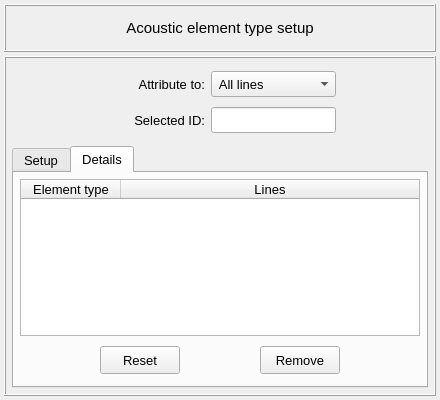
<?xml version="1.0" encoding="UTF-8"?>
<ui version="4.0">
 <class>Dialog</class>
 <widget class="QDialog" name="Dialog">
  <property name="geometry">
   <rect>
    <x>0</x>
    <y>0</y>
    <width>440</width>
    <height>400</height>
   </rect>
  </property>
  <property name="minimumSize">
   <size>
    <width>440</width>
    <height>400</height>
   </size>
  </property>
  <property name="maximumSize">
   <size>
    <width>440</width>
    <height>400</height>
   </size>
  </property>
  <property name="windowTitle">
   <string>Dialog</string>
  </property>
  <layout class="QGridLayout" name="gridLayout">
   <property name="leftMargin">
    <number>4</number>
   </property>
   <property name="topMargin">
    <number>4</number>
   </property>
   <property name="rightMargin">
    <number>4</number>
   </property>
   <property name="bottomMargin">
    <number>4</number>
   </property>
   <property name="spacing">
    <number>4</number>
   </property>
   <item row="0" column="0">
    <widget class="QFrame" name="frame_title">
     <property name="minimumSize">
      <size>
       <width>0</width>
       <height>48</height>
      </size>
     </property>
     <property name="maximumSize">
      <size>
       <width>16777215</width>
       <height>48</height>
      </size>
     </property>
     <property name="frameShape">
      <enum>QFrame::Box</enum>
     </property>
     <property name="frameShadow">
      <enum>QFrame::Raised</enum>
     </property>
     <layout class="QGridLayout" name="gridLayout_3">
      <property name="leftMargin">
       <number>0</number>
      </property>
      <property name="topMargin">
       <number>0</number>
      </property>
      <property name="rightMargin">
       <number>0</number>
      </property>
      <property name="bottomMargin">
       <number>0</number>
      </property>
      <property name="spacing">
       <number>0</number>
      </property>
      <item row="0" column="0">
       <widget class="QLabel" name="label_title">
        <property name="font">
         <font>
          <pointsize>11</pointsize>
         </font>
        </property>
        <property name="text">
         <string>Acoustic element type setup</string>
        </property>
        <property name="alignment">
         <set>Qt::AlignCenter</set>
        </property>
       </widget>
      </item>
     </layout>
    </widget>
   </item>
   <item row="1" column="0">
    <widget class="QFrame" name="frame_main">
     <property name="frameShape">
      <enum>QFrame::Box</enum>
     </property>
     <property name="frameShadow">
      <enum>QFrame::Raised</enum>
     </property>
     <layout class="QGridLayout" name="gridLayout_4">
      <property name="leftMargin">
       <number>6</number>
      </property>
      <property name="topMargin">
       <number>6</number>
      </property>
      <property name="rightMargin">
       <number>6</number>
      </property>
      <property name="bottomMargin">
       <number>6</number>
      </property>
      <item row="0" column="0">
       <widget class="QFrame" name="frame_selection">
        <property name="minimumSize">
         <size>
          <width>0</width>
          <height>76</height>
         </size>
        </property>
        <property name="frameShape">
         <enum>QFrame::NoFrame</enum>
        </property>
        <property name="frameShadow">
         <enum>QFrame::Raised</enum>
        </property>
        <layout class="QGridLayout" name="gridLayout_6">
         <property name="leftMargin">
          <number>4</number>
         </property>
         <property name="topMargin">
          <number>4</number>
         </property>
         <property name="rightMargin">
          <number>4</number>
         </property>
         <property name="bottomMargin">
          <number>4</number>
         </property>
         <property name="verticalSpacing">
          <number>7</number>
         </property>
         <item row="1" column="0">
          <spacer name="horizontalSpacer_2">
           <property name="orientation">
            <enum>Qt::Horizontal</enum>
           </property>
           <property name="sizeHint" stdset="0">
            <size>
             <width>40</width>
             <height>20</height>
            </size>
           </property>
          </spacer>
         </item>
         <item row="1" column="2">
          <widget class="QLineEdit" name="lineEdit_selected_id">
           <property name="enabled">
            <bool>true</bool>
           </property>
           <property name="minimumSize">
            <size>
             <width>0</width>
             <height>26</height>
            </size>
           </property>
           <property name="maximumSize">
            <size>
             <width>240</width>
             <height>26</height>
            </size>
           </property>
           <property name="font">
            <font>
             <pointsize>10</pointsize>
            </font>
           </property>
           <property name="focusPolicy">
            <enum>Qt::ClickFocus</enum>
           </property>
           <property name="styleSheet">
            <string notr="true"/>
           </property>
           <property name="text">
            <string/>
           </property>
           <property name="alignment">
            <set>Qt::AlignCenter</set>
           </property>
          </widget>
         </item>
         <item row="1" column="1">
          <widget class="QLabel" name="label_selected_id">
           <property name="minimumSize">
            <size>
             <width>100</width>
             <height>26</height>
            </size>
           </property>
           <property name="maximumSize">
            <size>
             <width>100</width>
             <height>26</height>
            </size>
           </property>
           <property name="font">
            <font>
             <pointsize>10</pointsize>
            </font>
           </property>
           <property name="text">
            <string>Selected ID:</string>
           </property>
           <property name="alignment">
            <set>Qt::AlignRight|Qt::AlignTrailing|Qt::AlignVCenter</set>
           </property>
          </widget>
         </item>
         <item row="0" column="1">
          <widget class="QLabel" name="label_attribute_to">
           <property name="minimumSize">
            <size>
             <width>100</width>
             <height>26</height>
            </size>
           </property>
           <property name="maximumSize">
            <size>
             <width>100</width>
             <height>26</height>
            </size>
           </property>
           <property name="font">
            <font>
             <pointsize>10</pointsize>
            </font>
           </property>
           <property name="text">
            <string>Attribute to:</string>
           </property>
           <property name="alignment">
            <set>Qt::AlignRight|Qt::AlignTrailing|Qt::AlignVCenter</set>
           </property>
          </widget>
         </item>
         <item row="0" column="2">
          <widget class="QComboBox" name="comboBox_selection">
           <property name="minimumSize">
            <size>
             <width>0</width>
             <height>26</height>
            </size>
           </property>
           <property name="maximumSize">
            <size>
             <width>16777215</width>
             <height>26</height>
            </size>
           </property>
           <property name="font">
            <font>
             <pointsize>10</pointsize>
            </font>
           </property>
           <item>
            <property name="text">
             <string> All lines</string>
            </property>
           </item>
           <item>
            <property name="text">
             <string> Selected lines</string>
            </property>
           </item>
          </widget>
         </item>
         <item row="1" column="4">
          <spacer name="horizontalSpacer_3">
           <property name="orientation">
            <enum>Qt::Horizontal</enum>
           </property>
           <property name="sizeHint" stdset="0">
            <size>
             <width>40</width>
             <height>20</height>
            </size>
           </property>
          </spacer>
         </item>
        </layout>
       </widget>
      </item>
      <item row="1" column="0">
       <widget class="QTabWidget" name="tabWidget_main">
        <property name="minimumSize">
         <size>
          <width>0</width>
          <height>0</height>
         </size>
        </property>
        <property name="maximumSize">
         <size>
          <width>16777215</width>
          <height>10000000</height>
         </size>
        </property>
        <property name="font">
         <font>
          <pointsize>10</pointsize>
         </font>
        </property>
        <property name="currentIndex">
         <number>1</number>
        </property>
        <widget class="QWidget" name="tab_setup">
         <attribute name="title">
          <string>Setup</string>
         </attribute>
         <layout class="QGridLayout" name="gridLayout_5">
          <property name="leftMargin">
           <number>4</number>
          </property>
          <property name="topMargin">
           <number>4</number>
          </property>
          <property name="rightMargin">
           <number>4</number>
          </property>
          <property name="bottomMargin">
           <number>4</number>
          </property>
          <item row="0" column="0">
           <widget class="QFrame" name="frame_setup">
            <property name="frameShape">
             <enum>QFrame::NoFrame</enum>
            </property>
            <property name="frameShadow">
             <enum>QFrame::Raised</enum>
            </property>
            <layout class="QGridLayout" name="gridLayout_9">
             <property name="leftMargin">
              <number>0</number>
             </property>
             <property name="topMargin">
              <number>0</number>
             </property>
             <property name="rightMargin">
              <number>0</number>
             </property>
             <property name="bottomMargin">
              <number>0</number>
             </property>
             <property name="horizontalSpacing">
              <number>6</number>
             </property>
             <property name="verticalSpacing">
              <number>4</number>
             </property>
             <item row="1" column="2">
              <widget class="QLineEdit" name="lineEdit_proportional_damping">
               <property name="minimumSize">
                <size>
                 <width>160</width>
                 <height>26</height>
                </size>
               </property>
               <property name="maximumSize">
                <size>
                 <width>160</width>
                 <height>26</height>
                </size>
               </property>
               <property name="font">
                <font>
                 <pointsize>10</pointsize>
                </font>
               </property>
               <property name="styleSheet">
                <string notr="true"/>
               </property>
               <property name="alignment">
                <set>Qt::AlignCenter</set>
               </property>
              </widget>
             </item>
             <item row="0" column="1">
              <widget class="QLabel" name="label_element_type">
               <property name="minimumSize">
                <size>
                 <width>150</width>
                 <height>26</height>
                </size>
               </property>
               <property name="maximumSize">
                <size>
                 <width>150</width>
                 <height>26</height>
                </size>
               </property>
               <property name="font">
                <font>
                 <pointsize>10</pointsize>
                </font>
               </property>
               <property name="text">
                <string>Element type:</string>
               </property>
               <property name="alignment">
                <set>Qt::AlignRight|Qt::AlignTrailing|Qt::AlignVCenter</set>
               </property>
              </widget>
             </item>
             <item row="1" column="1">
              <widget class="QLabel" name="label_proportional_damping">
               <property name="minimumSize">
                <size>
                 <width>150</width>
                 <height>26</height>
                </size>
               </property>
               <property name="maximumSize">
                <size>
                 <width>150</width>
                 <height>26</height>
                </size>
               </property>
               <property name="font">
                <font>
                 <pointsize>10</pointsize>
                </font>
               </property>
               <property name="text">
                <string>Proportional damping:</string>
               </property>
               <property name="alignment">
                <set>Qt::AlignRight|Qt::AlignTrailing|Qt::AlignVCenter</set>
               </property>
              </widget>
             </item>
             <item row="2" column="2" colspan="2">
              <widget class="QLineEdit" name="lineEdit_vol_flow">
               <property name="enabled">
                <bool>false</bool>
               </property>
               <property name="sizePolicy">
                <sizepolicy hsizetype="Fixed" vsizetype="Fixed">
                 <horstretch>0</horstretch>
                 <verstretch>0</verstretch>
                </sizepolicy>
               </property>
               <property name="minimumSize">
                <size>
                 <width>160</width>
                 <height>26</height>
                </size>
               </property>
               <property name="maximumSize">
                <size>
                 <width>160</width>
                 <height>26</height>
                </size>
               </property>
               <property name="palette">
                <palette>
                 <active>
                  <colorrole role="WindowText">
                   <brush brushstyle="SolidPattern">
                    <color alpha="255">
                     <red>0</red>
                     <green>0</green>
                     <blue>0</blue>
                    </color>
                   </brush>
                  </colorrole>
                  <colorrole role="Button">
                   <brush brushstyle="SolidPattern">
                    <color alpha="255">
                     <red>250</red>
                     <green>250</green>
                     <blue>250</blue>
                    </color>
                   </brush>
                  </colorrole>
                  <colorrole role="Text">
                   <brush brushstyle="SolidPattern">
                    <color alpha="255">
                     <red>0</red>
                     <green>0</green>
                     <blue>0</blue>
                    </color>
                   </brush>
                  </colorrole>
                  <colorrole role="ButtonText">
                   <brush brushstyle="SolidPattern">
                    <color alpha="255">
                     <red>0</red>
                     <green>0</green>
                     <blue>0</blue>
                    </color>
                   </brush>
                  </colorrole>
                  <colorrole role="Base">
                   <brush brushstyle="SolidPattern">
                    <color alpha="255">
                     <red>250</red>
                     <green>250</green>
                     <blue>250</blue>
                    </color>
                   </brush>
                  </colorrole>
                  <colorrole role="Window">
                   <brush brushstyle="SolidPattern">
                    <color alpha="255">
                     <red>250</red>
                     <green>250</green>
                     <blue>250</blue>
                    </color>
                   </brush>
                  </colorrole>
                 </active>
                 <inactive>
                  <colorrole role="WindowText">
                   <brush brushstyle="SolidPattern">
                    <color alpha="255">
                     <red>0</red>
                     <green>0</green>
                     <blue>0</blue>
                    </color>
                   </brush>
                  </colorrole>
                  <colorrole role="Button">
                   <brush brushstyle="SolidPattern">
                    <color alpha="255">
                     <red>250</red>
                     <green>250</green>
                     <blue>250</blue>
                    </color>
                   </brush>
                  </colorrole>
                  <colorrole role="Text">
                   <brush brushstyle="SolidPattern">
                    <color alpha="255">
                     <red>0</red>
                     <green>0</green>
                     <blue>0</blue>
                    </color>
                   </brush>
                  </colorrole>
                  <colorrole role="ButtonText">
                   <brush brushstyle="SolidPattern">
                    <color alpha="255">
                     <red>0</red>
                     <green>0</green>
                     <blue>0</blue>
                    </color>
                   </brush>
                  </colorrole>
                  <colorrole role="Base">
                   <brush brushstyle="SolidPattern">
                    <color alpha="255">
                     <red>250</red>
                     <green>250</green>
                     <blue>250</blue>
                    </color>
                   </brush>
                  </colorrole>
                  <colorrole role="Window">
                   <brush brushstyle="SolidPattern">
                    <color alpha="255">
                     <red>250</red>
                     <green>250</green>
                     <blue>250</blue>
                    </color>
                   </brush>
                  </colorrole>
                 </inactive>
                 <disabled>
                  <colorrole role="WindowText">
                   <brush brushstyle="SolidPattern">
                    <color alpha="255">
                     <red>100</red>
                     <green>100</green>
                     <blue>100</blue>
                    </color>
                   </brush>
                  </colorrole>
                  <colorrole role="Button">
                   <brush brushstyle="SolidPattern">
                    <color alpha="0">
                     <red>240</red>
                     <green>240</green>
                     <blue>240</blue>
                    </color>
                   </brush>
                  </colorrole>
                  <colorrole role="Text">
                   <brush brushstyle="SolidPattern">
                    <color alpha="255">
                     <red>100</red>
                     <green>100</green>
                     <blue>100</blue>
                    </color>
                   </brush>
                  </colorrole>
                  <colorrole role="ButtonText">
                   <brush brushstyle="SolidPattern">
                    <color alpha="255">
                     <red>100</red>
                     <green>100</green>
                     <blue>100</blue>
                    </color>
                   </brush>
                  </colorrole>
                  <colorrole role="Base">
                   <brush brushstyle="SolidPattern">
                    <color alpha="0">
                     <red>240</red>
                     <green>240</green>
                     <blue>240</blue>
                    </color>
                   </brush>
                  </colorrole>
                  <colorrole role="Window">
                   <brush brushstyle="SolidPattern">
                    <color alpha="0">
                     <red>240</red>
                     <green>240</green>
                     <blue>240</blue>
                    </color>
                   </brush>
                  </colorrole>
                 </disabled>
                </palette>
               </property>
               <property name="font">
                <font>
                 <pointsize>10</pointsize>
                </font>
               </property>
               <property name="styleSheet">
                <string notr="true"/>
               </property>
               <property name="text">
                <string/>
               </property>
               <property name="alignment">
                <set>Qt::AlignCenter</set>
               </property>
              </widget>
             </item>
             <item row="2" column="4">
              <widget class="QLabel" name="label_volume_rate_unit">
               <property name="enabled">
                <bool>false</bool>
               </property>
               <property name="sizePolicy">
                <sizepolicy hsizetype="Preferred" vsizetype="Preferred">
                 <horstretch>0</horstretch>
                 <verstretch>0</verstretch>
                </sizepolicy>
               </property>
               <property name="minimumSize">
                <size>
                 <width>45</width>
                 <height>26</height>
                </size>
               </property>
               <property name="maximumSize">
                <size>
                 <width>45</width>
                 <height>26</height>
                </size>
               </property>
               <property name="font">
                <font>
                 <pointsize>10</pointsize>
                </font>
               </property>
               <property name="text">
                <string>[m³/s]</string>
               </property>
               <property name="alignment">
                <set>Qt::AlignLeading|Qt::AlignLeft|Qt::AlignVCenter</set>
               </property>
              </widget>
             </item>
             <item row="2" column="0">
              <spacer name="horizontalSpacer_4">
               <property name="orientation">
                <enum>Qt::Horizontal</enum>
               </property>
               <property name="sizeHint" stdset="0">
                <size>
                 <width>40</width>
                 <height>20</height>
                </size>
               </property>
              </spacer>
             </item>
             <item row="2" column="6">
              <spacer name="horizontalSpacer_5">
               <property name="orientation">
                <enum>Qt::Horizontal</enum>
               </property>
               <property name="sizeHint" stdset="0">
                <size>
                 <width>40</width>
                 <height>20</height>
                </size>
               </property>
              </spacer>
             </item>
             <item row="0" column="2" colspan="2">
              <widget class="QComboBox" name="comboBox_element_type">
               <property name="minimumSize">
                <size>
                 <width>160</width>
                 <height>26</height>
                </size>
               </property>
               <property name="maximumSize">
                <size>
                 <width>160</width>
                 <height>26</height>
                </size>
               </property>
               <property name="font">
                <font>
                 <pointsize>10</pointsize>
                </font>
               </property>
               <property name="toolTip">
                <string>&lt;html&gt;&lt;head/&gt;&lt;body&gt;&lt;p align=&quot;justify&quot;&gt;Choose an element type&lt;/p&gt;&lt;/body&gt;&lt;/html&gt;</string>
               </property>
               <property name="layoutDirection">
                <enum>Qt::LeftToRight</enum>
               </property>
               <property name="autoFillBackground">
                <bool>false</bool>
               </property>
               <property name="styleSheet">
                <string notr="true"/>
               </property>
               <property name="currentText">
                <string>  Undamped</string>
               </property>
               <property name="currentIndex">
                <number>0</number>
               </property>
               <property name="maxCount">
                <number>500</number>
               </property>
               <property name="insertPolicy">
                <enum>QComboBox::InsertAtBottom</enum>
               </property>
               <property name="sizeAdjustPolicy">
                <enum>QComboBox::AdjustToMinimumContentsLength</enum>
               </property>
               <property name="duplicatesEnabled">
                <bool>false</bool>
               </property>
               <item>
                <property name="text">
                 <string>  Undamped</string>
                </property>
               </item>
               <item>
                <property name="text">
                 <string>  Proportional</string>
                </property>
               </item>
               <item>
                <property name="text">
                 <string>  Wide-duct</string>
                </property>
               </item>
               <item>
                <property name="text">
                 <string>  LRF fluid equivalent</string>
                </property>
               </item>
               <item>
                <property name="text">
                 <string>  LRF full</string>
                </property>
               </item>
              </widget>
             </item>
             <item row="2" column="1">
              <widget class="QFrame" name="frame_flow_effects">
               <property name="minimumSize">
                <size>
                 <width>150</width>
                 <height>26</height>
                </size>
               </property>
               <property name="maximumSize">
                <size>
                 <width>150</width>
                 <height>26</height>
                </size>
               </property>
               <property name="frameShape">
                <enum>QFrame::NoFrame</enum>
               </property>
               <property name="frameShadow">
                <enum>QFrame::Raised</enum>
               </property>
               <layout class="QGridLayout" name="gridLayout_7">
                <property name="leftMargin">
                 <number>0</number>
                </property>
                <property name="topMargin">
                 <number>0</number>
                </property>
                <property name="rightMargin">
                 <number>0</number>
                </property>
                <property name="bottomMargin">
                 <number>0</number>
                </property>
                <property name="spacing">
                 <number>0</number>
                </property>
                <item row="0" column="1">
                 <widget class="QCheckBox" name="checkBox_flow_effects">
                  <property name="minimumSize">
                   <size>
                    <width>20</width>
                    <height>26</height>
                   </size>
                  </property>
                  <property name="maximumSize">
                   <size>
                    <width>20</width>
                    <height>26</height>
                   </size>
                  </property>
                  <property name="font">
                   <font>
                    <pointsize>10</pointsize>
                   </font>
                  </property>
                  <property name="toolTip">
                   <string>&lt;html&gt;&lt;head/&gt;&lt;body&gt;&lt;p&gt;Activate flow effects&lt;/p&gt;&lt;/body&gt;&lt;/html&gt;</string>
                  </property>
                  <property name="text">
                   <string/>
                  </property>
                 </widget>
                </item>
                <item row="0" column="0">
                 <spacer name="horizontalSpacer">
                  <property name="orientation">
                   <enum>Qt::Horizontal</enum>
                  </property>
                  <property name="sizeHint" stdset="0">
                   <size>
                    <width>40</width>
                    <height>20</height>
                   </size>
                  </property>
                 </spacer>
                </item>
                <item row="0" column="2">
                 <widget class="QLabel" name="label_vol_flow">
                  <property name="font">
                   <font>
                    <pointsize>10</pointsize>
                   </font>
                  </property>
                  <property name="text">
                   <string>Volume flow rate:</string>
                  </property>
                 </widget>
                </item>
               </layout>
              </widget>
             </item>
            </layout>
           </widget>
          </item>
          <item row="1" column="0">
           <widget class="QFrame" name="frame_button">
            <property name="minimumSize">
             <size>
              <width>0</width>
              <height>48</height>
             </size>
            </property>
            <property name="maximumSize">
             <size>
              <width>16777215</width>
              <height>48</height>
             </size>
            </property>
            <property name="frameShape">
             <enum>QFrame::NoFrame</enum>
            </property>
            <property name="frameShadow">
             <enum>QFrame::Raised</enum>
            </property>
            <layout class="QGridLayout" name="gridLayout_2">
             <property name="leftMargin">
              <number>0</number>
             </property>
             <property name="topMargin">
              <number>0</number>
             </property>
             <property name="rightMargin">
              <number>0</number>
             </property>
             <property name="bottomMargin">
              <number>0</number>
             </property>
             <property name="spacing">
              <number>0</number>
             </property>
             <item row="0" column="1">
              <widget class="QPushButton" name="pushButton_attribute">
               <property name="minimumSize">
                <size>
                 <width>80</width>
                 <height>28</height>
                </size>
               </property>
               <property name="maximumSize">
                <size>
                 <width>80</width>
                 <height>28</height>
                </size>
               </property>
               <property name="font">
                <font>
                 <family>MS Shell Dlg 2</family>
                 <pointsize>10</pointsize>
                 <weight>50</weight>
                 <italic>false</italic>
                 <bold>false</bold>
                </font>
               </property>
               <property name="styleSheet">
                <string notr="true"/>
               </property>
               <property name="text">
                <string>Attribute</string>
               </property>
               <property name="autoDefault">
                <bool>false</bool>
               </property>
               <property name="default">
                <bool>true</bool>
               </property>
              </widget>
             </item>
             <item row="0" column="0">
              <widget class="QPushButton" name="pushButton_cancel">
               <property name="minimumSize">
                <size>
                 <width>80</width>
                 <height>28</height>
                </size>
               </property>
               <property name="maximumSize">
                <size>
                 <width>80</width>
                 <height>28</height>
                </size>
               </property>
               <property name="font">
                <font>
                 <family>MS Shell Dlg 2</family>
                 <pointsize>10</pointsize>
                 <weight>50</weight>
                 <italic>false</italic>
                 <bold>false</bold>
                </font>
               </property>
               <property name="styleSheet">
                <string notr="true"/>
               </property>
               <property name="text">
                <string>Cancel</string>
               </property>
               <property name="autoDefault">
                <bool>false</bool>
               </property>
              </widget>
             </item>
            </layout>
           </widget>
          </item>
         </layout>
        </widget>
        <widget class="QWidget" name="tab_details">
         <attribute name="title">
          <string>Details</string>
         </attribute>
         <layout class="QGridLayout" name="gridLayout_10">
          <property name="leftMargin">
           <number>6</number>
          </property>
          <property name="topMargin">
           <number>6</number>
          </property>
          <property name="rightMargin">
           <number>6</number>
          </property>
          <property name="bottomMargin">
           <number>6</number>
          </property>
          <property name="spacing">
           <number>4</number>
          </property>
          <item row="0" column="0">
           <widget class="QTreeWidget" name="treeWidget_element_type">
            <property name="minimumSize">
             <size>
              <width>0</width>
              <height>0</height>
             </size>
            </property>
            <property name="maximumSize">
             <size>
              <width>1000</width>
              <height>1000</height>
             </size>
            </property>
            <property name="font">
             <font>
              <family>MS Shell Dlg 2</family>
             </font>
            </property>
            <property name="alternatingRowColors">
             <bool>true</bool>
            </property>
            <property name="indentation">
             <number>0</number>
            </property>
            <column>
             <property name="text">
              <string>Element type</string>
             </property>
             <property name="textAlignment">
              <set>AlignCenter</set>
             </property>
            </column>
            <column>
             <property name="text">
              <string>Lines</string>
             </property>
             <property name="textAlignment">
              <set>AlignCenter</set>
             </property>
            </column>
           </widget>
          </item>
          <item row="1" column="0">
           <widget class="QFrame" name="frame">
            <property name="minimumSize">
             <size>
              <width>0</width>
              <height>40</height>
             </size>
            </property>
            <property name="maximumSize">
             <size>
              <width>16777215</width>
              <height>40</height>
             </size>
            </property>
            <property name="frameShape">
             <enum>QFrame::NoFrame</enum>
            </property>
            <property name="frameShadow">
             <enum>QFrame::Raised</enum>
            </property>
            <layout class="QGridLayout" name="gridLayout_8">
             <property name="leftMargin">
              <number>0</number>
             </property>
             <property name="topMargin">
              <number>0</number>
             </property>
             <property name="rightMargin">
              <number>0</number>
             </property>
             <property name="bottomMargin">
              <number>0</number>
             </property>
             <property name="spacing">
              <number>0</number>
             </property>
             <item row="0" column="0">
              <widget class="QPushButton" name="pushButton_reset">
               <property name="minimumSize">
                <size>
                 <width>80</width>
                 <height>28</height>
                </size>
               </property>
               <property name="maximumSize">
                <size>
                 <width>80</width>
                 <height>28</height>
                </size>
               </property>
               <property name="font">
                <font>
                 <pointsize>10</pointsize>
                </font>
               </property>
               <property name="styleSheet">
                <string notr="true"/>
               </property>
               <property name="text">
                <string>Reset</string>
               </property>
               <property name="autoDefault">
                <bool>false</bool>
               </property>
              </widget>
             </item>
             <item row="0" column="1">
              <widget class="QPushButton" name="pushButton_remove">
               <property name="minimumSize">
                <size>
                 <width>80</width>
                 <height>28</height>
                </size>
               </property>
               <property name="maximumSize">
                <size>
                 <width>80</width>
                 <height>28</height>
                </size>
               </property>
               <property name="font">
                <font>
                 <pointsize>10</pointsize>
                </font>
               </property>
               <property name="styleSheet">
                <string notr="true"/>
               </property>
               <property name="text">
                <string>Remove</string>
               </property>
               <property name="autoDefault">
                <bool>false</bool>
               </property>
               <property name="status" stdset="0">
                <string>danger</string>
               </property>
              </widget>
             </item>
            </layout>
           </widget>
          </item>
         </layout>
        </widget>
       </widget>
      </item>
     </layout>
    </widget>
   </item>
  </layout>
 </widget>
 <tabstops>
  <tabstop>comboBox_selection</tabstop>
  <tabstop>tabWidget_main</tabstop>
  <tabstop>comboBox_element_type</tabstop>
  <tabstop>lineEdit_proportional_damping</tabstop>
  <tabstop>checkBox_flow_effects</tabstop>
  <tabstop>lineEdit_vol_flow</tabstop>
  <tabstop>pushButton_cancel</tabstop>
  <tabstop>pushButton_attribute</tabstop>
  <tabstop>treeWidget_element_type</tabstop>
  <tabstop>pushButton_reset</tabstop>
  <tabstop>pushButton_remove</tabstop>
 </tabstops>
 <resources/>
 <connections/>
</ui>
